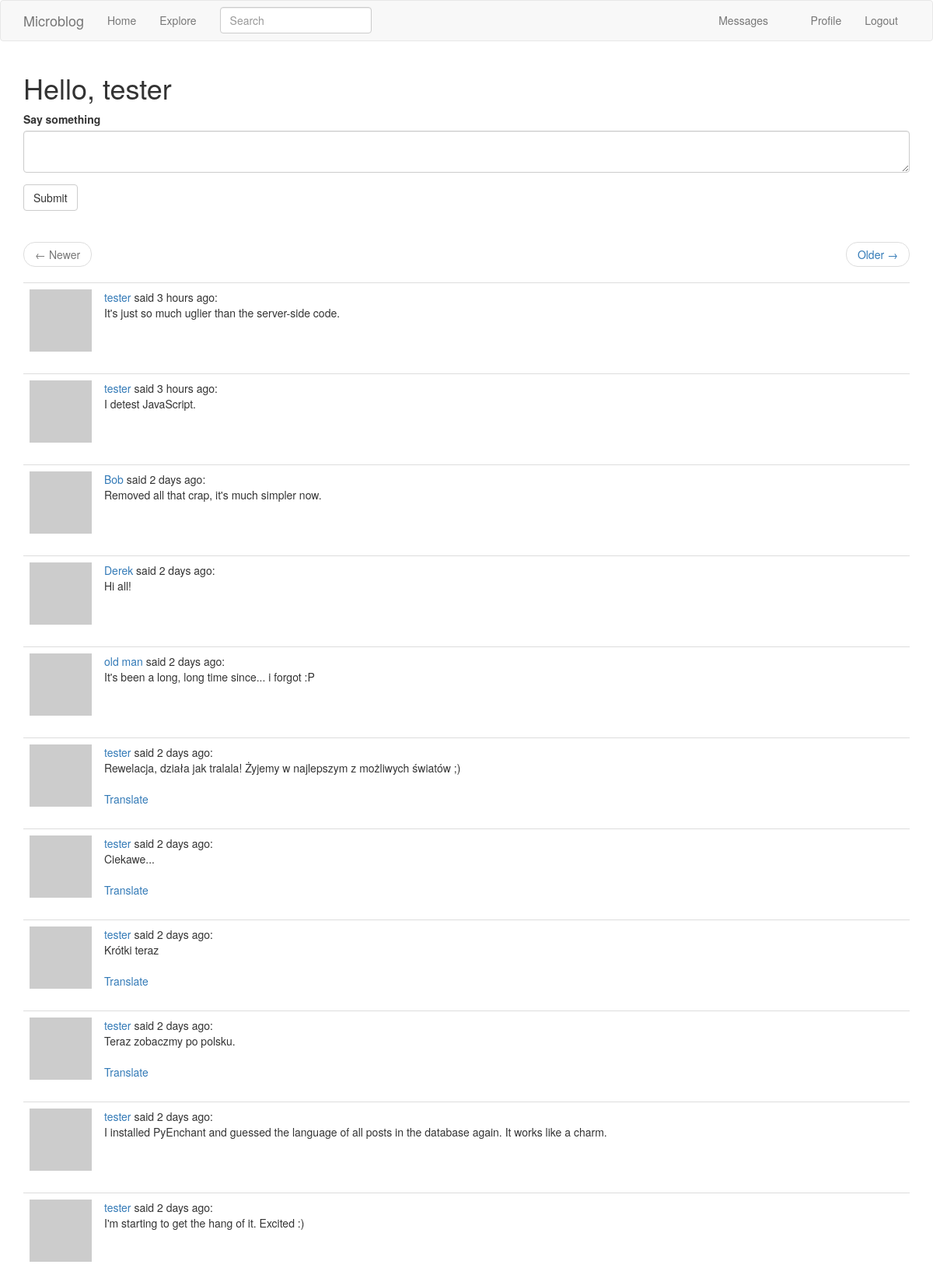
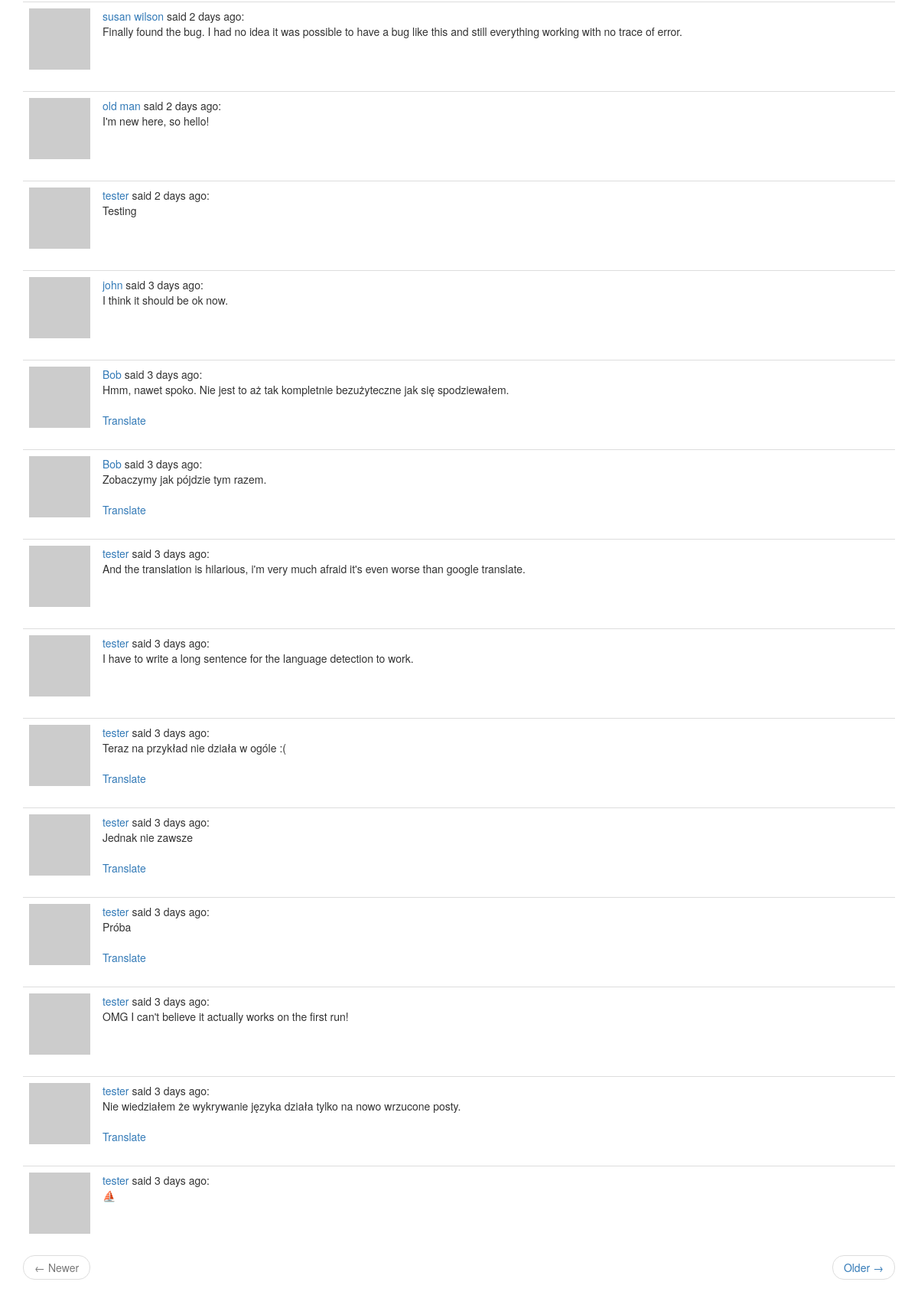
The page /index (signed in) on the database as committed earlier (2 pictures, top to bottom).
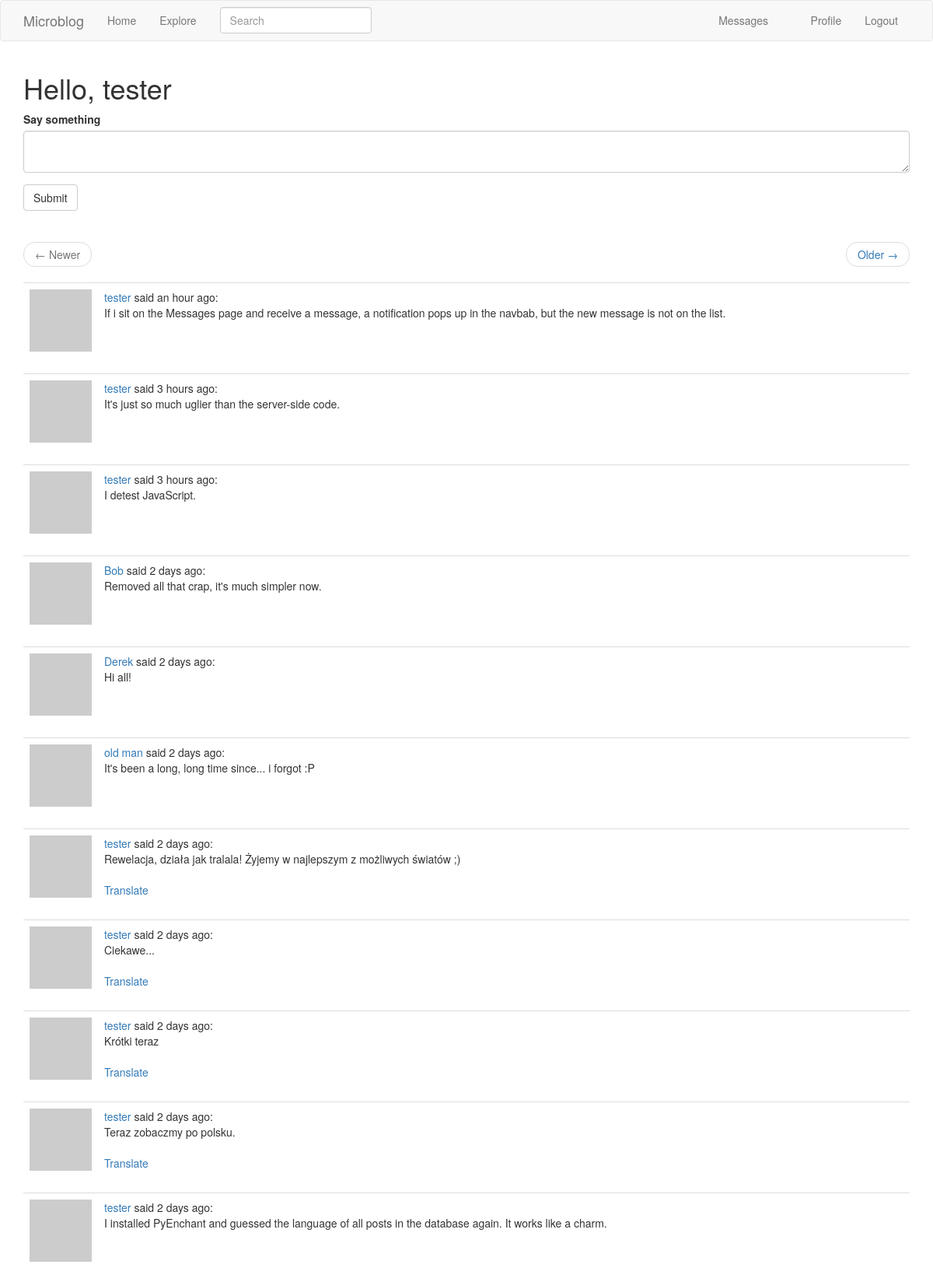
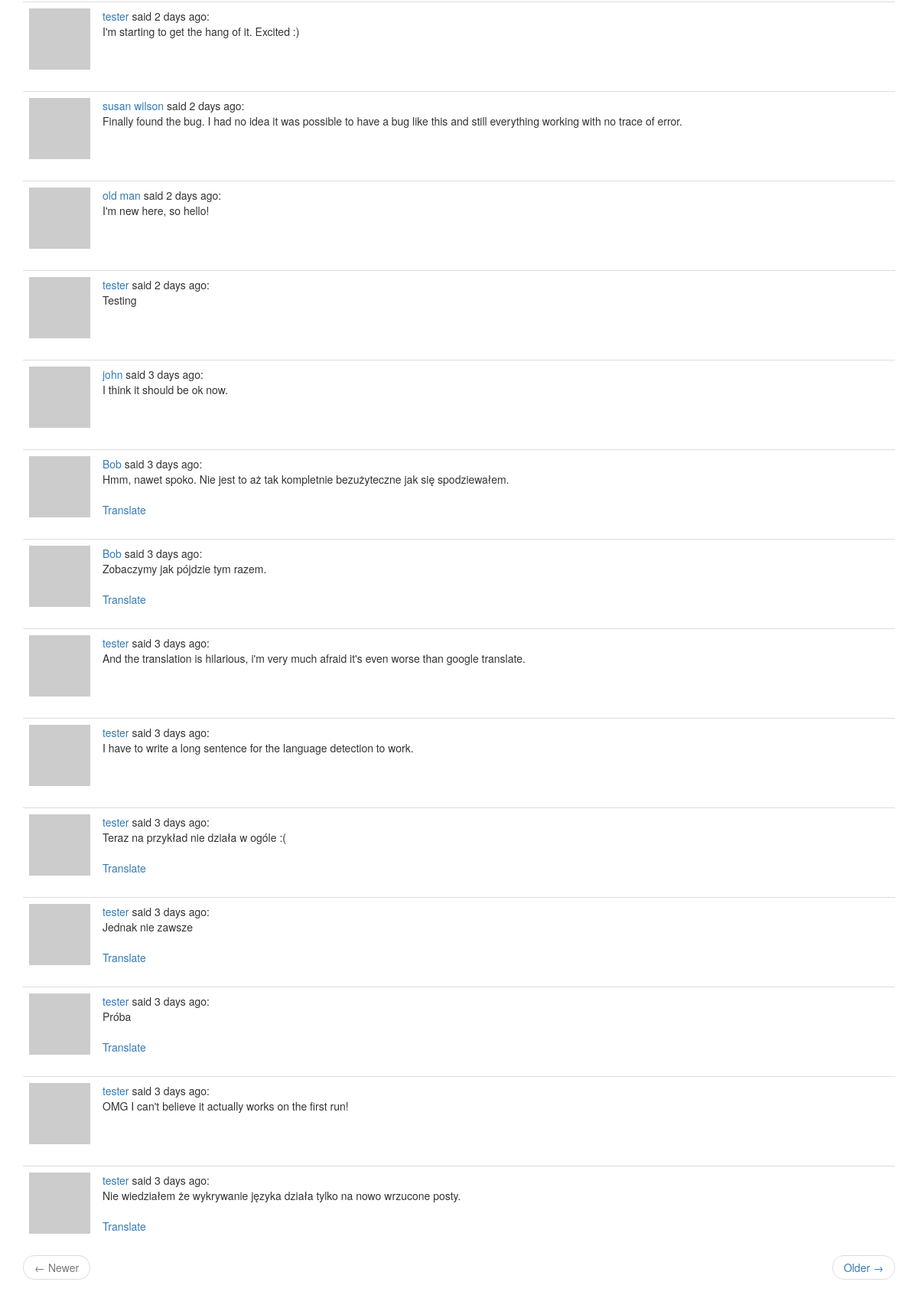
The same page on the database as committed later (2 pictures, top to bottom).
### app/models.py (models this page shows, shortened)
class User(UserMixin, db.Model):
    id = db.Column(db.Integer, primary_key=True)
    username = db.Column(db.String(64), index=True, unique=True)
    email = db.Column(db.String(120), index=True, unique=True)
    password_hash = db.Column(db.String(128))
    about_me = db.Column(db.String(140))
    last_seen = db.Column(db.DateTime, default=datetime.utcnow)
    last_message_read_time = db.Column(db.DateTime)
    posts = db.relationship('Post', backref='author', lazy='dynamic')
    followed = db.relationship(
        'User', secondary=followers,
        primaryjoin=(followers.c.follower_id == id),
        secondaryjoin=(followers.c.followed_id == id),
        backref=db.backref('followers', lazy='dynamic'), lazy='dynamic')
    messages_sent = db.relationship(
        'Message',
        foreign_keys='Message.sender_id',
        backref='author', lazy='dynamic')
    messages_received = db.relationship(
        'Message',
        foreign_keys='Message.recipient_id',
        backref='recipient', lazy='dynamic')
    notifications = db.relationship('Notification', backref='user',
                                    lazy='dynamic')
    def avatar(self, size):
        digest = md5(self.email.lower().encode('utf-8')).hexdigest()
        return 'https://www.gravatar.com/avatar/{}?d=retro&s={}'.format(
            digest, size)
    def followed_posts(self):
        followed = Post.query.join(
            followers,
            (followers.c.followed_id == Post.user_id)
        ).filter(followers.c.follower_id == self.id)
        own = Post.query.filter_by(user_id=self.id)
        return followed.union(own).order_by(Post.timestamp.desc())
    def new_messages(self):
        last_read_time = self.last_message_read_time or datetime(1900, 1, 1)
        return Message.query.filter_by(recipient=self).filter(
            Message.timestamp > last_read_time).count()

class Post(db.Model):
    __searchable__ = ['body']
    id = db.Column(db.Integer, primary_key=True)
    body = db.Column(db.String(140))
    timestamp = db.Column(db.DateTime, index=True, default=datetime.utcnow)
    user_id = db.Column(db.Integer, db.ForeignKey('user.id'))
    language = db.Column(db.String(5))

### app/main/routes.py (the view, shortened to what this page needs)
@bp.route('/', methods=['GET', 'POST'])
@bp.route('/index', methods=['GET', 'POST'])
@login_required
def index():
    form = PostForm()
    page = request.args.get('page', 1, type=int)
    posts = current_user.followed_posts().paginate(
        page, current_app.config['POSTS_PER_PAGE'], False)
    next_url = url_for('main.index', page=posts.next_num) \
        if posts.has_next else None
    prev_url = url_for('main.index', page=posts.prev_num) \
        if posts.has_prev else None
    return render_template('index.html', title=_('Home'), form=form,
                           posts=posts.items,
                           next_url=next_url, prev_url=prev_url)

### app/main/forms.py
class SearchForm(FlaskForm):
    q = StringField(_l('Search'), validators=[DataRequired()])
    def __init__(self, *args, **kwargs):
        if 'formdata' not in kwargs:
            kwargs['formdata'] = request.args
        if 'csrf_enabled' not in kwargs:
            kwargs['csrf_enabled'] = False
        super().__init__(*args, **kwargs)

class PostForm(FlaskForm):
    post = TextAreaField(_l('Say something'), validators=[
        DataRequired(), Length(min=1, max=140)])
    submit = SubmitField(_l('Submit'))

### app/main/routes.py (called while the page is built)
@bp.before_app_request
def before_request():
    if current_user.is_authenticated:
        current_user.last_seen = datetime.utcnow()
        db.session.commit()
        g.search_form = SearchForm()
    g.locale = str(get_locale())

### app/models.py (called while the page is built)
@login.user_loader
def load_user(id):
    return User.query.get(int(id))

### app/templates/index.html
{% extends "base.html" %}
{% import 'bootstrap/wtf.html' as wtf %}
{% block app_content %}
  <h1>{{ _('Hello,') }} {{ current_user.username }}</h1>
  {% if form %}
    {{ wtf.quick_form(form) }}
    <br>
  {% endif %}
  {% if posts %}
    {% include '_page_nav.html' %}
    {% for post in posts %}
      {% include '_post.html' %}
    {% endfor %}
    {% include '_page_nav.html' %}
  {% else %}
    <p class="text-muted">{{ _('No posts') }}</p>
  {% endif %}
{% endblock %}

### app/templates/base.html (shortened to what this page needs)
{% extends 'bootstrap/base.html' %}
{% block navbar %}
  <nav class="navbar navbar-default">
    <div class="container">
      <div class="navbar-header">
        <a class="navbar-brand" href="{{ url_for('main.index') }}">Microblog</a>
      </div>
      <div class="collapse navbar-collapse" id="bs-example-navbar-collapse-1">
        <ul class="nav navbar-nav">
          <li><a href="{{ url_for('main.index') }}">{{ _('Home') }}</a></li>
          <li><a href="{{ url_for('main.explore') }}">{{ _('Explore') }}</a></li>
        </ul>
        {% if g.search_form %}
          <form class="navbar-form navbar-left" method="get" action="{{ url_for('main.search') }}">
            <div class="form-group">
                {{ g.search_form.q(size=20, class='form-control', placeholder=g.search_form.q.label.text) }}
            </div>
          </form>
        {% endif %}
        <ul class="nav navbar-nav navbar-right">
          {% if current_user.is_anonymous %}
            <li><a href="{{ url_for('auth.login') }}">{{ _('Login') }}</a></li>
          {% else %}
            <li>
              <a href="{{ url_for('main.messages') }}">
                {{ _('Messages') }}
                {% set new_messages = current_user.new_messages() %}
              </a>
            </li>
            <li><a href="{{ url_for('main.user', username=current_user.username) }}">{{ _('Profile') }}</a></li>
            <li><a href="{{ url_for('auth.logout') }}">{{ _('Logout') }}</a></li>
          {% endif %}
        </ul>
      </div>
    </div>
  </nav>
{% endblock %}
{% block content %}
  <div class="container">
    {% block app_content %}{% endblock %}
  </div>
{% endblock %}

### app/templates/_page_nav.html
<nav aria-label="...">
  <ul class="pager">
    <li class="previous{% if not prev_url %} disabled{% endif %}">
      <a href="{{ prev_url or '#' }}">
        <span aria-hidden="true">&larr;</span> {{ _('Newer') }}
      </a>
    </li>
    <li class="next{% if not next_url %} disabled{% endif %}">
      <a href="{{ next_url or '#' }}">
        {{ _('Older') }} <span aria-hidden="true">&rarr;</span>
      </a>
    </li>
  </ul>
</nav>

### app/templates/_post.html
<table class="table table-hover">
  <tr>
    <td width="40px"><img src="{{ post.author.avatar(40) }}"></td>
    <td>
      <span class="user_popup">
        <a href="{{ url_for('main.user', username=post.author.username) }}">
          {{ post.author.username }}
        </a>
      </span>
      {{ _('said') }} {{ moment(post.timestamp).fromNow() }}:
      <br>
      <span id="post{{ post.id }}">{{ post.body }}</span>
      {% if post.language and post.language != g.locale %}
        <br><br>
        <span id="translation{{ post.id }}">
          <a href="javascript:translate(
                                '#post{{ post.id }}',
                                '#translation{{ post.id }}',
                                '{{ post.language }}',
                                '{{ g.locale }}');">{{ _('Translate') }}</a>
        </span>
      {% endif %}
    </td>
  </tr>
</table>

Rows that differ between the two databases and show on the page:
no longer on this page (row unchanged): Post: author.username "tester", timestamp "3 days ago", body "⛵"
added Post: author.username "tester", timestamp "an hour ago", body "If i sit on the Messages page and receive a message, a notification pops up in the navbab, but the new message is not on the list."
